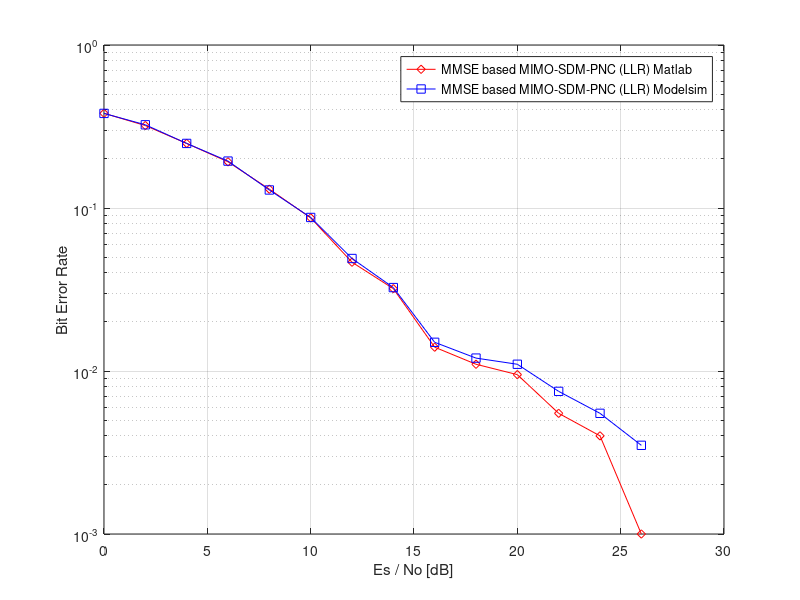

MATLAB code for this plot:
%===============================================================

clear all

% Write data to file
fileID1 = fopen('output_file_mod.txt','r'); %ket qua tren modelsim
fileID2 = fopen('output_file.txt','r'); %ketqua tren matlab
fileID3 = fopen('input_b1_b2.txt','r'); %gia tri b1b2

loop = 1000;
cnt_mod = 0;
cnt_mat = 0;
cnt = 0;
line = 0;
% Eb/No definition
datalen = 2; % Do dai tin hieu
k = 1;
EbNodB =0:2:26;                % Eb/No in dB
SNRdB = EbNodB + 10*log10(k);   % Change to Es/No
SNR = 10.^(SNRdB/10);
sigma = 1./sqrt(2*SNR);         % noise deviation (No=sigma^2) per one dimension

num_exact_mat=zeros(loop,length(SNRdB)); %matlab chart
BER_mat=zeros(loop,length(SNRdB));
%----------------------------------------
num_exact_mod=zeros(loop,length(SNRdB)); %modelsim chart
BER_mod=zeros(loop,length(SNRdB));

for n=1:loop   

    %----------------
    %clc;
    %fprintf('Wait until loop =');disp(loop);
    %fprintf('Current_loop =');disp(n);
   	for nn = 1:length(SNRdB) % Iteration over Eb/No
        %--------------
        mod = fscanf(fileID1,'%d',[1 2]);
        mat = fscanf(fileID2,'%d',[1 2]);
        b1b2 = fscanf(fileID3,'%d',[1 2]);
%         % Moddelsim
%          fprintf('s1_mod = ');disp(mod(1, 1)); 
%          fprintf('s2_mod = ');disp(mod(1, 2));
%          fprintf('\n');
%         % Matlab
%         fprintf('s1_mat = ');disp(mat(1, 1)); 
%         fprintf('s2_mat = ');disp(mat(1, 2));
%         fprintf('\n');
    
        % calculating error bit number
        if (mat(1,1)>b1b2(1,1) || mat(1,1)<b1b2(1,1))
             cnt_mat = cnt_mat + 1 ;
        end
    
        if (mat(1,2)>b1b2(1,2) || mat(1,2)<b1b2(1,2))
            cnt_mat = cnt_mat + 1 ;
        end
        %---------------------------------------------------
        if (mod(1,1)>b1b2(1,1) || mod(1,1)<b1b2(1,1))
             cnt_mod = cnt_mod + 1 ;
        end
    
        if (mod(1,2)>b1b2(1,2) || mod(1,2)<b1b2(1,2))
            cnt_mod = cnt_mod + 1 ;
        end
        %----------------------------------------------------
        line = line + 1;
        if (mat(1,1)>mod(1,1) || mat(1,1)<mod(1,1))% || mat(1,2)>mod(1,2) || mat(1,2)<mod(1,2))
             cnt = cnt + 1 ;
%              fprintf('line= :');disp(line);
%              fprintf('mat(1)= ');disp(mat(1,1));
%              fprintf('mod(1)= \n');disp(mod(1,1));
        end
    
        if (mat(1,2)>mod(1,2) || mat(1,2)<mod(1,2))
            cnt = cnt + 1 ;
%             fprintf('line= :');disp(line);
%             fprintf('mat(2)= ');disp(mat(1,2));
%             fprintf('mod(2)= \n');disp(mod(1,2));
        end
%     if (mod(1,1)==mat(1,1));
%         cnt = cnt + 1 ;
%     end
        %Draw modelsim chart
         if mod(1,1)==b1b2(1,1)
             num_exact_mod(n,nn)=num_exact_mod(n,nn)+1;
         end
         if mod(1,2)==b1b2(1,2)
             num_exact_mod(n,nn)=num_exact_mod(n,nn)+1;
         end
        num_error_mod=datalen-num_exact_mod(n,nn);
     %-----------
     BER_mod(n,nn)=num_error_mod/datalen; 

     %-----------
     
         %Draw matlab chart
         if mat(1,1)==b1b2(1,1)
             num_exact_mat(n,nn)=num_exact_mat(n,nn)+1;
         end
         if mat(1,2)==b1b2(1,2)
             num_exact_mat(n,nn)=num_exact_mat(n,nn)+1;
         end
        num_error_mat=datalen-num_exact_mat(n,nn);
     %-----------
     BER_mat(n,nn)=num_error_mat/datalen; 
    end
   
  %-----------     
end
  %Close file
  fclose(fileID1);
  fclose(fileID2);
  fclose(fileID3);

fprintf('so bit loi matlab= \n');disp(cnt_mat);
fprintf('so bit loi modelsim= \n');disp(cnt_mod); 
fprintf('so bit khac nhau giua matlab va modelsim= \n');disp(cnt); 
BER_mod = sum(BER_mod)/loop;
BER_mat = sum(BER_mat)/loop;
%save mat_MIMO_SDM.mat BER;
semilogy(SNRdB,BER_mat,'-rd', SNRdB,BER_mod,'-sb');
legend ('MMSE based MIMO-SDM-PNC (LLR) Matlab', 'MMSE based MIMO-SDM-PNC (LLR) Modelsim');
xlabel('Es / No [dB]');
ylabel('Bit Error Rate'); grid on;




